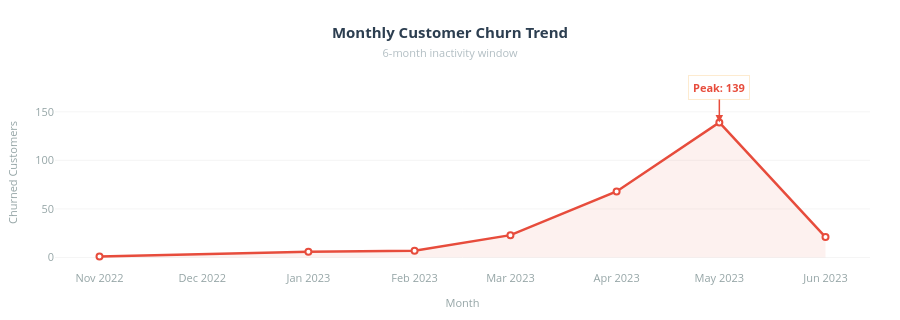

Notebook code for this chart:
### Code cell
# Monthly churn trend over time: 

df = run(""" with max_date_table as (
      select max(order_purchase_timestamp) as max_date from orders_clean), 
      
       last_date_table as ( 
           select c.customer_id, max(order_purchase_timestamp) as last_order from 
           orders_clean o
           join customers_clean c
           on o.customer_id = c.customer_id
           group by c.customer_id ),

       churn_table as 
          (select last_order,
           case      
           when 
           last_order is null or last_order < ((select max_date from max_date_table) - interval '180 days')
           then 'churned'
           else 'active'
           end as churn_status from last_date_table)
           
        select date_trunc('month', last_order):: date as month, 
              count (*) as churn_customers 
              from churn_table 
              where churn_status = 'churned'
              group by month
              order by month""")

import plotly.graph_objects as go
import pandas as pd

df['month'] = pd.to_datetime(df['month'])
df = df.sort_values('month')

fig = go.Figure()

# Shaded area under line
fig.add_trace(go.Scatter(
    x=df['month'],
    y=df['churn_customers'],
    mode='none',
    fill='tozeroy',
    fillcolor='rgba(231,76,60,0.08)',
    showlegend=False
))

# Main line
fig.add_trace(go.Scatter(
    x=df['month'],
    y=df['churn_customers'],
    mode='lines+markers',
    line=dict(width=2.5, color='#e74c3c'),
    marker=dict(
        size=6,
        color='white',
        line=dict(width=2, color='#e74c3c')
    ),
    name='Churned Customers',
    hovertemplate="<b>%{x|%b %Y}</b><br>Churned: <b>%{y:,}</b><extra></extra>"
))

# Peak annotation
peak_idx = df['churn_customers'].idxmax()
peak_month = df.loc[peak_idx, 'month']
peak_val   = df.loc[peak_idx, 'churn_customers']

fig.add_annotation(
    x=peak_month, y=peak_val,
    text=f"<b>Peak: {peak_val:,}</b>",
    showarrow=True,
    arrowhead=2,
    arrowcolor='#e74c3c',
    arrowwidth=1.5,
    ax=0, ay=-35,
    font=dict(size=11, color='#e74c3c'),
    bgcolor='white',
    bordercolor='#fdebd0',
    borderwidth=1,
    borderpad=4
)

fig.update_layout(
    title=dict(
        text="<b>Monthly Customer Churn Trend</b><br><span style='font-size:11px;color:#b2bec3'>6-month inactivity window</span>",
        font=dict(size=15, color='#2c3e50'),
        x=0.5, xanchor='center'
    ),
    xaxis=dict(
        tickformat="%b %Y",
        showgrid=False,
        zeroline=False,
        tickfont=dict(size=11, color='#95a5a6'),
        title=dict(text='Month', font=dict(size=11, color='#95a5a6'))
    ),
    yaxis=dict(
        gridcolor='#f5f5f5',
        zeroline=False,
        tickfont=dict(size=11, color='#95a5a6'),
        title=dict(text='Churned Customers', font=dict(size=11, color='#95a5a6'))
    ),
    plot_bgcolor='white',
    paper_bgcolor='white',
    showlegend=False,
    height=320,
    margin=dict(t=75, b=50, l=55, r=30)
)

fig.show()

### Figure 1 — Plotly figure (JSON) as saved in the notebook; plotly's stock layout.template omitted (floating-point values rounded to 4 significant figures)
{"data": [{"fill": "tozeroy", "fillcolor": "rgba(231,76,60,0.08)", "mode": "none", "showlegend": false, "type": "scatter", "x": ["2022-11-01T00:00:00.000000000", "2023-01-01T00:00:00.000000000", "2023-02-01T00:00:00.000000000", "2023-03-01T00:00:00.000000000", "2023-04-01T00:00:00.000000000", "2023-05-01T00:00:00.000000000", "2023-06-01T00:00:00.000000000"], "y": [1, 6, 7, 23, 68, 139, 21]}, {"hovertemplate": "<b>%{x|%b %Y}</b><br>Churned: <b>%{y:,}</b><extra></extra>", "line": {"color": "#e74c3c", "width": 2.5}, "marker": {"color": "white", "line": {"color": "#e74c3c", "width": 2}, "size": 6}, "mode": "lines+markers", "name": "Churned Customers", "type": "scatter", "x": ["2022-11-01T00:00:00.000000000", "2023-01-01T00:00:00.000000000", "2023-02-01T00:00:00.000000000", "2023-03-01T00:00:00.000000000", "2023-04-01T00:00:00.000000000", "2023-05-01T00:00:00.000000000", "2023-06-01T00:00:00.000000000"], "y": [1, 6, 7, 23, 68, 139, 21]}], "layout": {"annotations": [{"arrowcolor": "#e74c3c", "arrowhead": 2, "arrowwidth": 1.5, "ax": 0, "ay": -35, "bgcolor": "white", "bordercolor": "#fdebd0", "borderpad": 4, "borderwidth": 1, "font": {"color": "#e74c3c", "size": 11}, "showarrow": true, "text": "<b>Peak: 139</b>", "x": "2023-05-01T00:00:00", "y": 139}], "height": 320, "margin": {"b": 50, "l": 55, "r": 30, "t": 75}, "paper_bgcolor": "white", "plot_bgcolor": "white", "showlegend": false, "title": {"font": {"color": "#2c3e50", "size": 15}, "text": "<b>Monthly Customer Churn Trend</b><br><span style='font-size:11px;color:#b2bec3'>6-month inactivity window</span>", "x": 0.5, "xanchor": "center"}, "xaxis": {"showgrid": false, "tickfont": {"color": "#95a5a6", "size": 11}, "tickformat": "%b %Y", "title": {"font": {"color": "#95a5a6", "size": 11}, "text": "Month"}, "zeroline": false}, "yaxis": {"gridcolor": "#f5f5f5", "tickfont": {"color": "#95a5a6", "size": 11}, "title": {"font": {"color": "#95a5a6", "size": 11}, "text": "Churned Customers"}, "zeroline": false}}}
